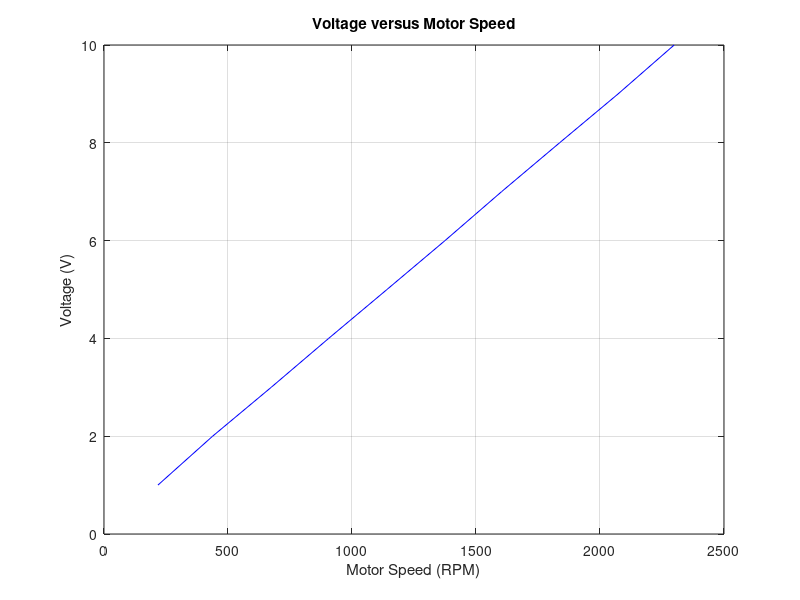

MATLAB code to generate this figure:
clear all
x = [1, 2, 3, 4, 5, 6, 7, 8, 9, 10; 217.4, 437.9, 674.3, 905.8, 1141, 1375, 1603, 1837, 2073, 2299];

Vin = x(1,:);
tachometer = x(2,:);

figure, plot(tachometer,Vin,'Color','b'), grid;
title('Voltage versus Motor Speed');
ylabel('Voltage (V)');
xlabel('Motor Speed (RPM)');
p = polyfit(tachometer,Vin,1);
slope = p(1,1)
offset = p(1,2)